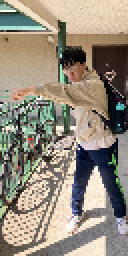
#> input picture images/left/IMG_2876.png, 64 x 128 px (shown 2 times larger); its folder holds 4 pictures in this run
$ python train.py
#> lines starting #> are read from the running program, lines starting #| are printed output that depends on the picture; pictures that were not available may be replaced by others from this repository, and a replacement may not be noted
### Hog/HogFeatureExtractor.py
import matplotlib.pyplot as plt
from skimage import io
from skimage import color
from skimage.transform import resize
import math
import numpy as np

class hog_feature:
    def __init__(self, img):
        if img.ndim == 3:
            self.img = color.rgb2gray(img).astype(np.float64)
        else:
            self.img = img.astype(np.float64)

    def _calculate_mag_theta(self, img):
        mag = np.zeros_like(img, dtype = float)
        theta = np.zeros_like(img, dtype = float)
        for i in range(1, img.shape[0] - 1):
            for j in range(1, img.shape[1] - 1):
                Gx = img[i, j + 1] - img[i, j - 1]
                Gy = img[i - 1, j] - img[i + 1, j]
                mag[i, j] = np.sqrt(Gx**2 + Gy**2)
                theta[i, j] = np.degrees(np.arctan2(Gy, Gx))


        return mag, theta

    def extract_features(self):
        img = self.img
        number_of_bins = 9
        step_size = 180 / number_of_bins
        cell_size = 8
        mag, theta = self._calculate_mag_theta(img)
        feature_vectors = []


        for i in range(0, img.shape[0] - cell_size, cell_size):
            for j in range(0, img.shape[1] - cell_size, cell_size):
                cell_magnitude = mag[i:i + cell_size, j:j + cell_size]
                cell_orientation = theta[i:i + cell_size, j:j + cell_size]
                histogram = np.zeros(number_of_bins)

                for m in range(cell_size):
                    for n in range(cell_size):
                        angle = cell_orientation[m, n]
                        # if(angle < 0): print("get")
                        magnitude = cell_magnitude[m, n]
                        bin_index = int(angle / step_size) % number_of_bins
                        # print("bin_index: ", bin_index)
                        histogram[bin_index] += magnitude

                feature_vectors.extend(histogram)


        # Normalize the feature vectors
        feature_vectors = np.array(feature_vectors)
        feature_vectors /= np.linalg.norm(feature_vectors) + 1e-5
        return feature_vectors

### Hog/train.py
# Importing the necessary modules:
from sklearn.preprocessing import LabelEncoder
from sklearn.svm import LinearSVC
from sklearn.metrics import classification_report
from sklearn.model_selection import train_test_split
from skimage import color
from skimage import io
import joblib
import numpy as np
import os
from numpy import *
from HogFeatureExtractor import hog_feature

from sklearn.metrics import confusion_matrix
import matplotlib.pyplot as plt
import seaborn as sns
# from HogFeatureExtractor_g import hog_feature

# define parameters of HOG feature extraction
orientations = 9
pixels_per_cell = (8, 8)
cells_per_block = (2, 2)
threshold = .3


# [7 lines of commented-out code are left out]

pos_im_path = "../images/left"
neg_im_path = "../images/nothing"
model_name = "model_left_punch.npy"

# read the image files:
pos_im_listing = os.listdir(pos_im_path) # it will read all the files in the positive image path (so all the required images)
neg_im_listing = os.listdir(neg_im_path)
num_pos_samples = size(pos_im_listing) # simply states the total no. of images
num_neg_samples = size(neg_im_listing)
print("postive samples: ", num_pos_samples) # prints the number value of the no.of samples in positive dataset
print("negative samples: ", num_neg_samples)
data= []
labels = []

# compute HOG features and label them:

for file in pos_im_listing: #this loop enables reading the files in the pos_im_listing variable one by one
    # img = Image.open(pos_im_path + '/' + file) # open the file
    img = io.imread(pos_im_path + '/' + file)
#> img is the input picture: shape (128, 64, 4); mean R, G, B, A 148.4, 139.2, 124.8, 255
    img = resize(img, (64, 128))
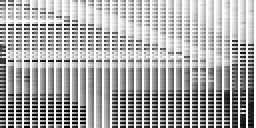
#> img: shape (64, 128) (shown 2 times larger); min 2, max 255, mean 173.1

    if img.ndim == 3:
        img = color.rgb2gray(img)
    # fd = hog(img, orientations, pixels_per_cell, cells_per_block, block_norm='L2', feature_vector=True)# fd= feature descriptor
    extractor = hog_feature(img)
    fd = extractor.extract_features()
#> after the loop in _calculate_mag_theta, `for i in range(1, img.shape[0] - 1):`:
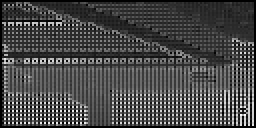
#> mag: shape (64, 128) float64 (shown 2 times larger); min 0, max 273.4, mean 78; drawn with min black and max white
#> after the loop in _calculate_mag_theta, `for i in range(1, img.shape[0] - 1):`:
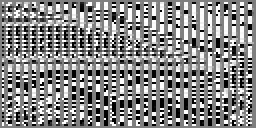
#> theta: shape (64, 128) float64 (shown 2 times larger); min -179.8, max 180, mean 10.1; drawn with min black and max white
#> after the loop in extract_features, `for i in range(0, img.shape[0] - cell_size, cell_size):`: feature_vectors = 945 values, max 3865.6 at index 936, min 0 at index 5, mean 549.1
#> in extract_features, `feature_vectors /= np.linalg.norm(feature_vectors) + 1e-5`: feature_vectors = 945 values, max 0.129 at index 936, min 0 at index 5, mean 0.0184
#> fd has the same summary as feature_vectors in extract_features
    data.append(fd)
    labels.append(1)
#> pass 2 of the loop `for file in pos_im_listing:`:
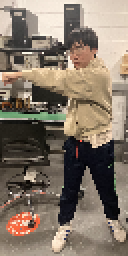
#> input picture images/left/IMG_2888.png, 64 x 128 px (shown 2 times larger)
#> img is the input picture: shape (128, 64, 4); mean R, G, B, A 132.9, 119.4, 105, 255
#> img: shape (64, 128)
#> after the loop in _calculate_mag_theta (call 2), `for i in range(1, img.shape[0] - 1):`:
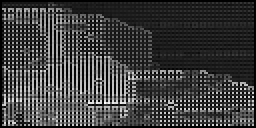
#> mag: shape (64, 128) float64 (shown 2 times larger); min 0, max 262.9, mean 64.7; drawn with min black and max white
#> after the loop in _calculate_mag_theta (call 2), `for i in range(1, img.shape[0] - 1):`:
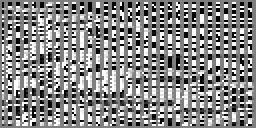
#> theta: shape (64, 128) float64 (shown 2 times larger); min -179.7, max 180, mean 11.6; drawn with min black and max white
#> `fd = extractor.extract_features()`: fd = 945 values, max 0.151 at index 720, min 0 at index 6, mean 0.018
#> pass 3 of the loop `for file in pos_im_listing:`:
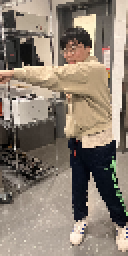
#> input picture images/left/IMG_2892.png, 64 x 128 px (shown 2 times larger)
#> img is the input picture: shape (128, 64, 4); mean R, G, B, A 139.8, 127.3, 114.3, 255
#> img: shape (64, 128)
#> after the loop in _calculate_mag_theta (call 3), `for i in range(1, img.shape[0] - 1):`:
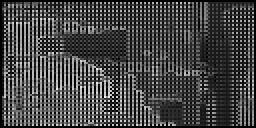
#> mag: shape (64, 128) float64 (shown 2 times larger); min 0, max 298.2, mean 81.2; drawn with min black and max white
#> after the loop in _calculate_mag_theta (call 3), `for i in range(1, img.shape[0] - 1):`:
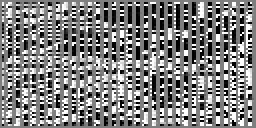
#> theta: shape (64, 128) float64 (shown 2 times larger); min -179.8, max 180, mean 3.2; drawn with min black and max white
#> `fd = extractor.extract_features()`: fd = 945 values, max 0.13 at index 675, min 0 at index 39, mean 0.0179
#> the loop made 4 passes; the first 3 are shown

# Same for the negative images
for file in neg_im_listing:
    # img= Image.open(neg_im_path + '/' + file)
    img = io.imread(neg_im_path + '/' + file)
    img = resize(img, (64, 128))
    if img.ndim == 3:
        img = color.rgb2gray(img)
    # fd = hog(img, orientations, pixels_per_cell, cells_per_block, block_norm='L2', feature_vector=True)

    extractor = hog_feature(img)
    fd = extractor.extract_features()
#> fd has the same summary as feature_vectors in extract_features
    data.append(fd)
    labels.append(0)
# encode the labels, converting them from strings to integers
le = LabelEncoder()
labels = le.fit_transform(labels)

#%%
# Partitioning the data into training and testing splits, using 80%
# of the data for training and the remaining 20% for testing
print(" Constructing training/testing split...")
(trainData, testData, trainLabels, testLabels) = train_test_split(
	np.array(data), labels, test_size=0.20, random_state=42)
#%% Train the linear SVM
print(" Training Linear SVM classifier...")
model = LinearSVC()
model.fit(trainData, trainLabels)
#%% Evaluate the classifier
print(" Evaluating classifier on test data ...")
predictions = model.predict(testData)
print(classification_report(testLabels, predictions))

# Generate confusion matrix
cm = confusion_matrix(testLabels, predictions)

# Plot confusion matrix
plt.figure(figsize=(8, 6))
sns.heatmap(cm, annot=True, fmt='d', cmap='Blues', xticklabels=['Predicted 0', 'Predicted 1'], yticklabels=['Actual 0', 'Actual 1'])
plt.xlabel('Predicted label')
plt.ylabel('True label')
plt.title('Confusion Matrix')
plt.show()
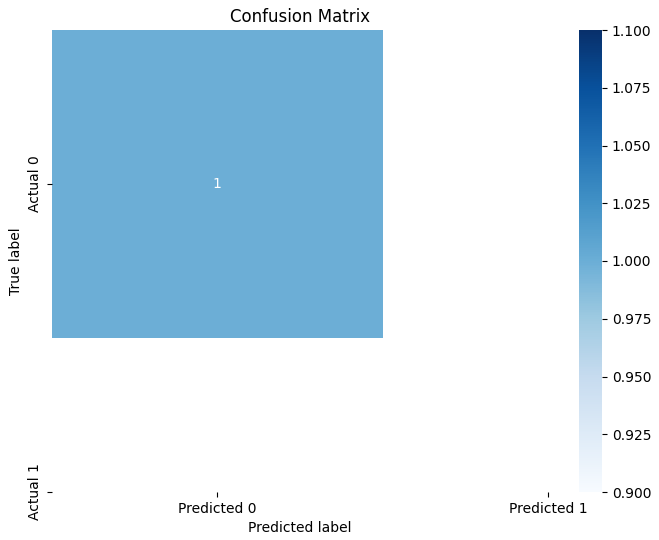
#> figure drawn by matplotlib, 2 panels


#%% Save the Model
joblib.dump(model, model_name)
